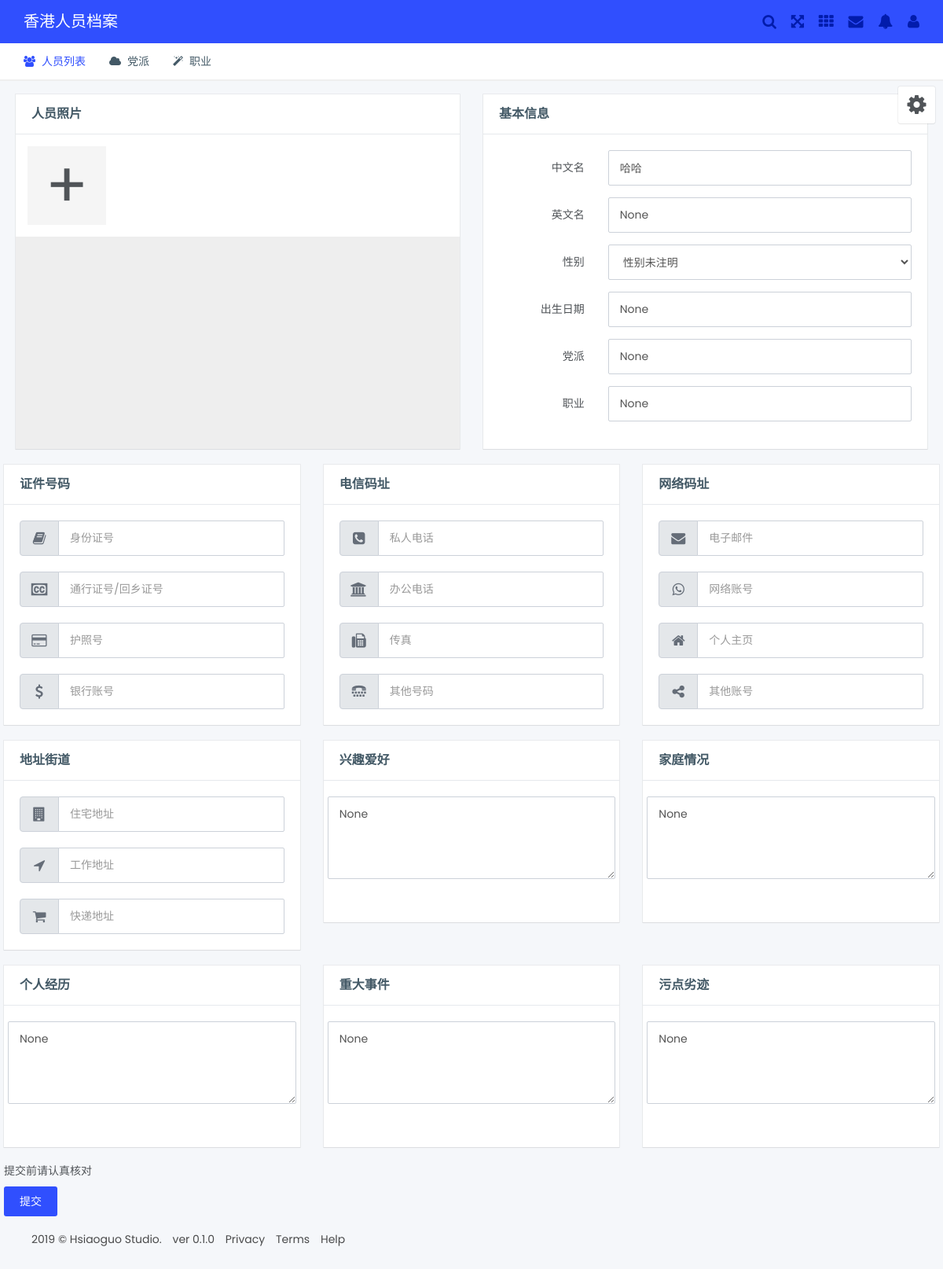
The app's page /profile/edit/1 with its own data.
### hkprofile/models.py (models this page shows, shortened)
class PersonInfo(db.Model):
    __tablename__ = 'person_info'
    id = db.Column(db.Integer(), primary_key=True, autoincrement=True)
    birthdate = db.Column(db.Date)
    for key in list(columns.keys())[1:3]+list(columns.keys())[4:5] + list(columns.keys())[6:22]:
        exec("%s = db.Column(db.String(255))" % key)
    for key in list(columns.keys())[22:]:
        exec("%s = db.Column(db.Text)" % key)
    avatar = db.relationship('Avatar')
    '''
    cn_name = db.Column(db.String(255))
    en_name = db.Column(db.String(255))
    gender = db.Column(db.String(32))
    id_num = db.Column(db.String(64))
    permit_num = db.Column(db.String(64))
    passport = db.Column(db.String(64))
    home_address = db.Column(db.String(255))
    post_address = db.Column(db.String(255))
    company_address = db.Column(db.String(255))
    bank_account = db.Column(db.String(64))
    party_tag = db.Column(db.String(255))
    occupation = db.Column(db.String(64))
    private_phone = db.Column(db.String(255))
    office_phone = db.Column(db.String(255))
    fax = db.Column(db.String(255))
    other_number = db.Column(db.String(255))
    email = db.Column(db.String(255))
    internet_account = db.Column(db.String(255))
    home_page = db.Column(db.String(255))
    family = db.Column(db.Text)
    hobby = db.Column(db.Text)
    experience = db.Column(db.Text)
    event = db.Column(db.Text)
    stain = db.Column(db.Text)
    '''

### hkprofile/controllers/profiles.py (the view)
@profile.route('/edit/<int:person_id>', methods=['GET', 'POST'])
def edit(person_id=0):
    if request.method == 'POST':
        if request.form['birthdate']:
            b_date = datetime.strptime(request.form['birthdate'], '%m/%d/%Y')
        else:
            b_date = None
        p = PersonInfo(
            cn_name=request.form['cn_name'], en_name=request.form['en_name'], gender=request.form['gender'],
            birthdate=b_date, id_num=request.form['id_num'], permit_num=request.form['permit_num'],
            passport=request.form['passport'], home_address=request.form['home_address'],
            post_address=request.form['post_address'], company_address=request.form['company_address'],
            party_tag=request.form['party'], occupation=request.form['occupation'],
            private_phone=request.form['private_phone'],
            office_phone=request.form['company_phone'], fax=request.form['fax'], email=request.form['email'],
            internet_account=request.form['internet_account'], home_page=request.form['homepage'],
            bank_account=request.form['bank_account'], other_number=request.form['other_number'],
            family=request.form['family'], hobby=request.form['hobby'], experience=request.form['experience'],
            event=request.form['event'], stain=request.form['stain']
        )
        if request.form['picture']:
            for item in request.form['picture'].split('\n'):
                avt = Avatar(item)
                p.avatar.append(avt)
        db.session.add(p)
        db.session.commit()
        return redirect(url_for('profile.detail', person_id=p.id))
    else:
        p = PersonInfo.query.get(person_id)
        return render_template('edit.html', p=p)

### hkprofile/templates/edit.html (shortened to what this page needs)
{% extends "base.html" %}
{% block content %}
<div class="row">
	<form class="form-horizontal" action="/edit/{{ p.id }}" method="POST">
		<div class="col-lg-6 col-xs-12">
			<div class="box-content card white">
				<h4 class="box-title">人员照片</h4>
				<div onclick="clickfile()" class="file_box1">+
				</div>
				<div id="imgbox1">
				</div>
			</div>
		</div>
		<div class="col-lg-6 col-xs-12">
			<div class="box-content card white">
				<h4 class="box-title">基本信息</h4>
				<div class="card-content">
					<div class="form-group">
						<label for="inp-type-1" class="col-sm-3 control-label">中文名</label>
						<div class="col-sm-9">
							<input type="text" class="form-control" name="cn_name" id="inp-type-1" value={{ p.cn_name }}>
						</div>
					</div>
					<div class="form-group">
						<label for="inp-type-2" class="col-sm-3 control-label">英文名</label>
						<div class="col-sm-9">
							<input type="text" class="form-control" name="en_name" id="inp-type-2" value={{ p.en_name }}>
						</div>
					</div>
					<div class="form-group">
						<label class="col-sm-3 control-label">性别</label>
						<div class="col-sm-9">
							<select class="form-control" name="gender">
								<option {% if p.gender =="性别未注明" %} selected {% endif %}>性别未注明</option>
							</select>
						</div>
					</div>
					<div class="form-group">
						<label class="col-sm-3 control-label">出生日期</label>
						<div class="col-sm-9">
							<input type="text" class="form-control" value="{{ p.birthdate }}" name="birthdate" id="datepicker-autoclose">
						</div>
					</div>
					<div class="form-group">
						<label for="inp-type-3" class="col-sm-3 control-label">党派</label>
						<div class="col-sm-9">
							<input type="text" class="form-control" name="party" id="inp-type-3" value="{{ p.party_tag }}">
						</div>
					</div>
					<div class="form-group">
						<label for="inp-type-4" class="col-sm-3 control-label">职业</label>
						<div class="col-sm-9">
							<input type="text" class="form-control" name="occupation" id="inp-type-4" value="{{ p.occupation }}">
						</div>
					</div>
				</div>
			</div>
		</div>
		<div class="row">
			<div class="col-lg-4 col-xs-12">
				<div class="box-content card white">
					<h4 class="box-title">证件号码</h4>
					<div class="card-content">
						<div class="input-group margin-bottom-20">
							<div class="input-group-btn"><label for="ig-1" class="btn btn-default"><i class="fa fa-book"></i></label></div>
							<input id="ig-1" type="text" class="form-control" name="id_num" {% if p.id_num %} value="{{ p.id_num }}" {% else %} placeholder="身份证号" {% endif %}>
						</div>
						<div class="input-group margin-bottom-20">
							<div class="input-group-btn"><label for="ig-2" class="btn btn-default"><i class="fa fa-cc"></i></label></div>
							<input id="ig-2" type="text" class="form-control" name="permit_num" {% if p.permit_num %} value="{{ p.permit_num }}" {% else %} placeholder="通行证号/回乡证号" {% endif %}>
						</div>
						<div class="input-group margin-bottom-20">
							<div class="input-group-btn"><label for="ig-3" class="btn btn-default"><i class="fa fa-credit-card"></i></label></div>
							<input id="ig-3" type="text" class="form-control" name="passport" {% if p.passport %} value="{{ p.passport }}" {% else %} placeholder="护照号" {% endif %}>
						</div>
						<div class="input-group">
							<div class="input-group-btn"><label for="ig-4" class="btn btn-default"><i class="fa fa-dollar"></i></label></div>
							<input id="ig-4" type="text" class="form-control" name="bank_account" {% if p.bank_account %} value="{{ p.bank_account }}" {% else %} placeholder="银行账号" {% endif %}>
						</div>
					</div>
				</div>
			</div>
			<div class="col-lg-4 col-xs-12">
				<div class="box-content card white">
					<h4 class="box-title">电信码址</h4>
					<div class="card-content">
						<div class="input-group margin-bottom-20">
							<div class="input-group-btn"><label for="ig-5" class="btn btn-default"><i class="fa fa-phone-square"></i></label></div>
							<input id="ig-5" type="text" class="form-control" name="private_phone" {% if p.private_phone %} value="{{ p.private_phone }}" {% else %} placeholder="私人电话" {% endif %}>
						</div>
						<div class="input-group margin-bottom-20">
							<div class="input-group-btn"><label for="ig-6" class="btn btn-default"><i class="fa fa-university"></i></label></div>
							<input id="ig-6" type="text" class="form-control" name="company_phone" {% if p.office_phone %} value="{{ p.office_phone }}" {% else %} placeholder="办公电话" {% endif %}>
						</div>
						<div class="input-group margin-bottom-20">
							<div class="input-group-btn"><label for="ig-7" class="btn btn-default"><i class="fa fa-fax"></i></label></div>
							<input id="ig-7" type="text" class="form-control" name="fax" {% if p.fax %} value="{{ p.fax }}" {% else %} placeholder="传真" {% endif %}>
						</div>
						<div class="input-group">
							<div class="input-group-btn"><label for="ig-8" class="btn btn-default"><i class="fa fa-tty"></i></label></div>
							<input id="ig-8" type="text" class="form-control" name="other_number" {% if p.other_number %} value="{{ p.other_number }}" {% else %} placeholder="其他号码" {% endif %}>
						</div>
					</div>
				</div>
			</div>
			<div class="col-lg-4 col-xs-12">
				<div class="box-content card white">
					<h4 class="box-title">网络码址</h4>
					<div class="card-content">
						<div class="input-group margin-bottom-20">
							<div class="input-group-btn"><label for="ig-9" class="btn btn-default"><i class="fa fa-envelope"></i></label></div>
							<input id="ig-9" type="email" class="form-control" name="email" {% if p.email %} value="{{ p.email }}" {% else %} placeholder="电子邮件" {% endif %}>
						</div>
						<div class="input-group margin-bottom-20">
							<div class="input-group-btn"><label for="ig-10" class="btn btn-default"><i class="fa fa-whatsapp"></i></label></div>
							<input id="ig-10" type="text" class="form-control" name="internet_account" {% if p.internet_account %} value="{{ p.internet_account }}" {% else %} placeholder="网络账号" {% endif %}>
						</div>
						<div class="input-group margin-bottom-20">
							<div class="input-group-btn"><label for="ig-11" class="btn btn-default"><i class="fa fa-home"></i></label></div>
							<input id="ig-11" type="text" class="form-control" name="homepage" {% if p.homepage %} value="{{ p.homepage }}" {% else %} placeholder="个人主页" {% endif %}>
						</div>
						<div class="input-group">
							<div class="input-group-btn"><label for="ig-12" class="btn btn-default"><i class="fa fa-share-alt"></i></label></div>
							<input id="ig-12" type="text" class="form-control" name="other_inter_account" placeholder="其他账号">
						</div>
					</div>
				</div>
			</div>
		</div>
		<div class="row">
			<div class="col-lg-4 col-xs-12">
				<div class="box-content card white">
					<h4 class="box-title">地址街道</h4>
					<div class="card-content">
						<div class="input-group margin-bottom-20">
							<div class="input-group-btn"><label for="ig-13" class="btn btn-default"><i class="fa fa-building"></i></label></div>
							<input id="ig-13" type="text" class="form-control" name="home_address" {% if p.home_address %} value="{{ p.home_address }}" {% else %} placeholder="住宅地址" {% endif %}>
						</div>
						<div class="input-group margin-bottom-20">
							<div class="input-group-btn"><label for="ig-14" class="btn btn-default"><i class="fa fa-location-arrow"></i></label></div>
							<input id="ig-14" type="text" class="form-control" name="company_address" {% if p.company_address %} value="{{ p.company_address }}" {% else %} placeholder="工作地址" {% endif %}>
						</div>
						<div class="input-group">
							<div class="input-group-btn"><label for="ig-15" class="btn btn-default"><i class="fa fa-shopping-cart"></i></label></div>
							<input id="ig-15" type="text" class="form-control" name="post_address" {% if p.post_address %} value="{{ p.post_address }}" {% else %} placeholder="快递地址" {% endif %}>
						</div>
					</div>
				</div>
			</div>
			<div class="col-lg-4 col-xs-12">
				<div class="box-content card white">
					<h4 class="box-title">兴趣爱好</h4>
					<div class="card-content">
						<div class="form-group">
								<textarea class="form-control margin-bottom-20" name="hobby">{{ p.hobby }}</textarea>
						</div>
					</div>
				</div>
			</div>
			<div class="col-lg-4 col-xs-12">
				<div class="box-content card white">
					<h4 class="box-title">家庭情况</h4>
					<div class="card-content">
						<div class="form-group">
							<textarea class="form-control margin-bottom-20" name="family" id="inp-type-5">{{ p.family }}</textarea>
						</div>
					</div>
				</div>
			</div>
		</div>
		<div class="row">
			<div class="col-lg-4 col-xs-12">
				<div class="box-content card white">
					<h4 class="box-title">个人经历</h4>
					<div class="card-content">
						<div class="form-group">
							<textarea class="form-control margin-bottom-20" name="experience">{{ p.experience }}</textarea>
						</div>
					</div>
				</div>
			</div>
			<div class="col-lg-4 col-xs-12">
				<div class="box-content card white">
					<h4 class="box-title">重大事件</h4>
					<div class="card-content">
						<div class="form-group">
							<textarea class="form-control margin-bottom-20" name="event">{{ p.event }}</textarea>
						</div>
					</div>
				</div>
			</div>
			<div class="col-lg-4 col-xs-12">
				<div class="box-content card white">
					<h4 class="box-title">污点劣迹</h4>
					<div class="card-content">
						<div class="form-group">
							<textarea class="form-control margin-bottom-20" name="stain">{{ p.stain }}</textarea>
						</div>
					</div>
				</div>
			</div>
		</div>
		<p>提交前请认真核对</p>
		<button type="submit" class="btn btn-primary btn-sm waves-effect waves-light">提交</button>
	</form>
</div>
{% endblock %}

### hkprofile/templates/edit.html (style rules this page uses)
* { margin: 0; padding: 0; }
.file_box1 { margin: 15px; width: 100px; height: 100px; background: #f5f5f5; font-size: 80px; line-height: 100px; text-align: center; cursor:pointer; }
#imgbox1 { box-sizing: border-box; width:100%; height:270px; background: #eee; padding: 15px; display: flex; overflow-x: auto; }

### records on screen
PersonInfo: cn_name "哈哈", en_name "None", birthdate "None", party "None", occupation "None", hobby "None", family "None", experience "None", event "None", stain "None"
